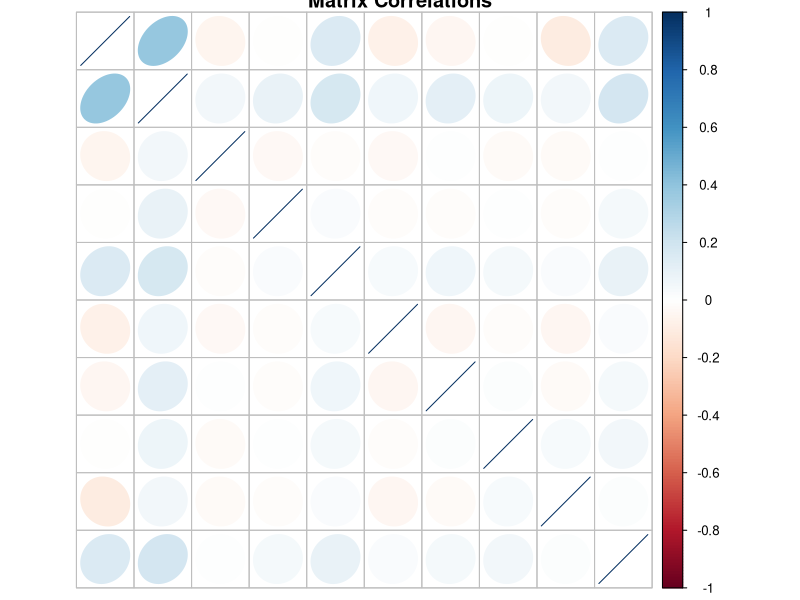

Here is the R script that generated this plot:
sigma = (1/4) * matrix(c(3,2,1,2,4,2,1,2,3), nrow=3)
invers_sigma <- solve(sigma)
Identity = round(sigma %*% invers_sigma)



#Higher Dimensional Distributions
library(corrplot)
library(clusterGeneration)
mu <- rep(0,10)
pdMat <- genPositiveDefMat(10,lambdaLow=10)
Sigma <- pdMat$Sigma
dim(Sigma)
mvn <- mvrnorm(5000, mu = mu, Sigma = Sigma )

corrplot(cor(mvn), 
         method="ellipse",
         tl.pos="n",
         title="Matrix Correlations")
